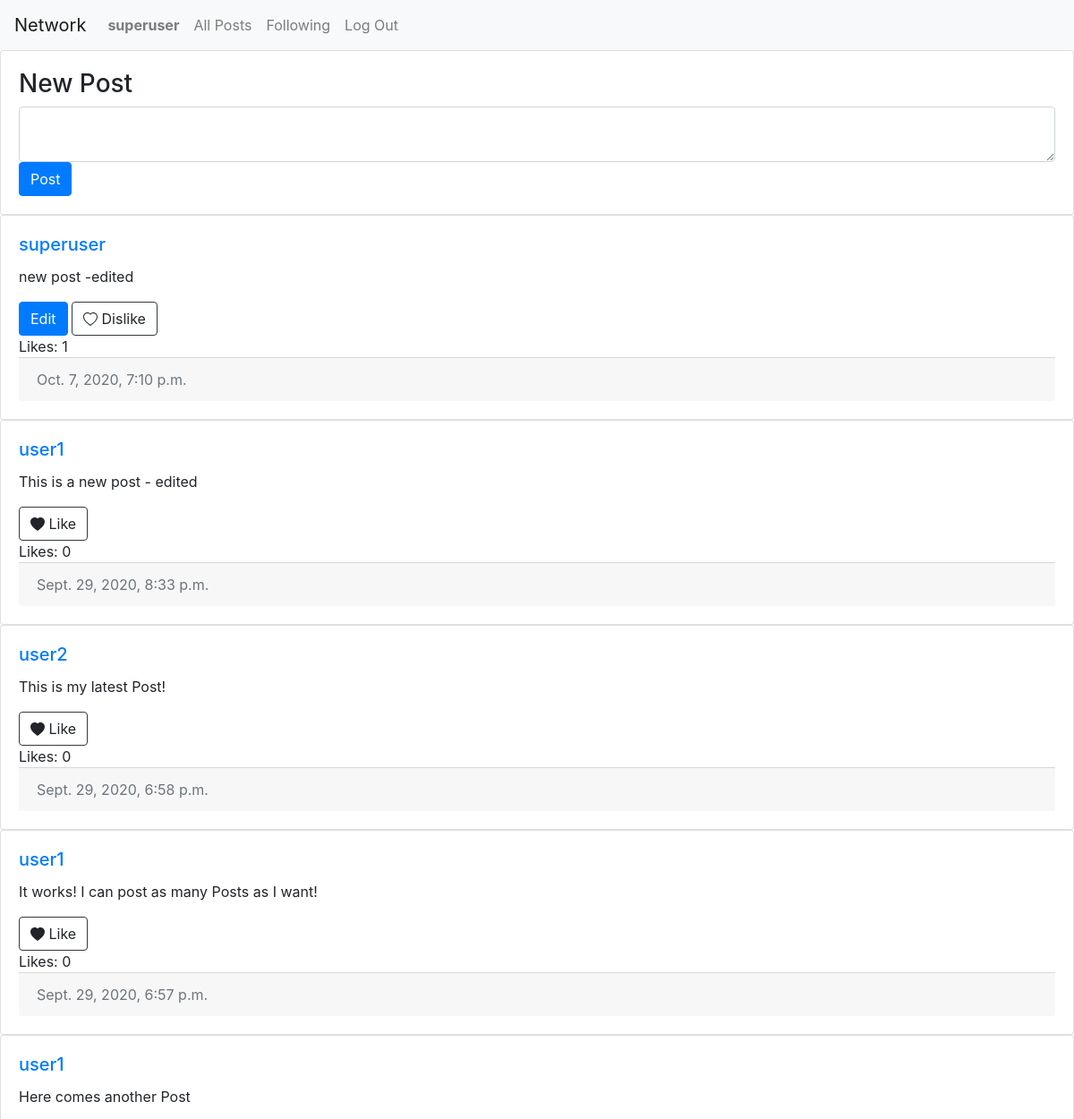
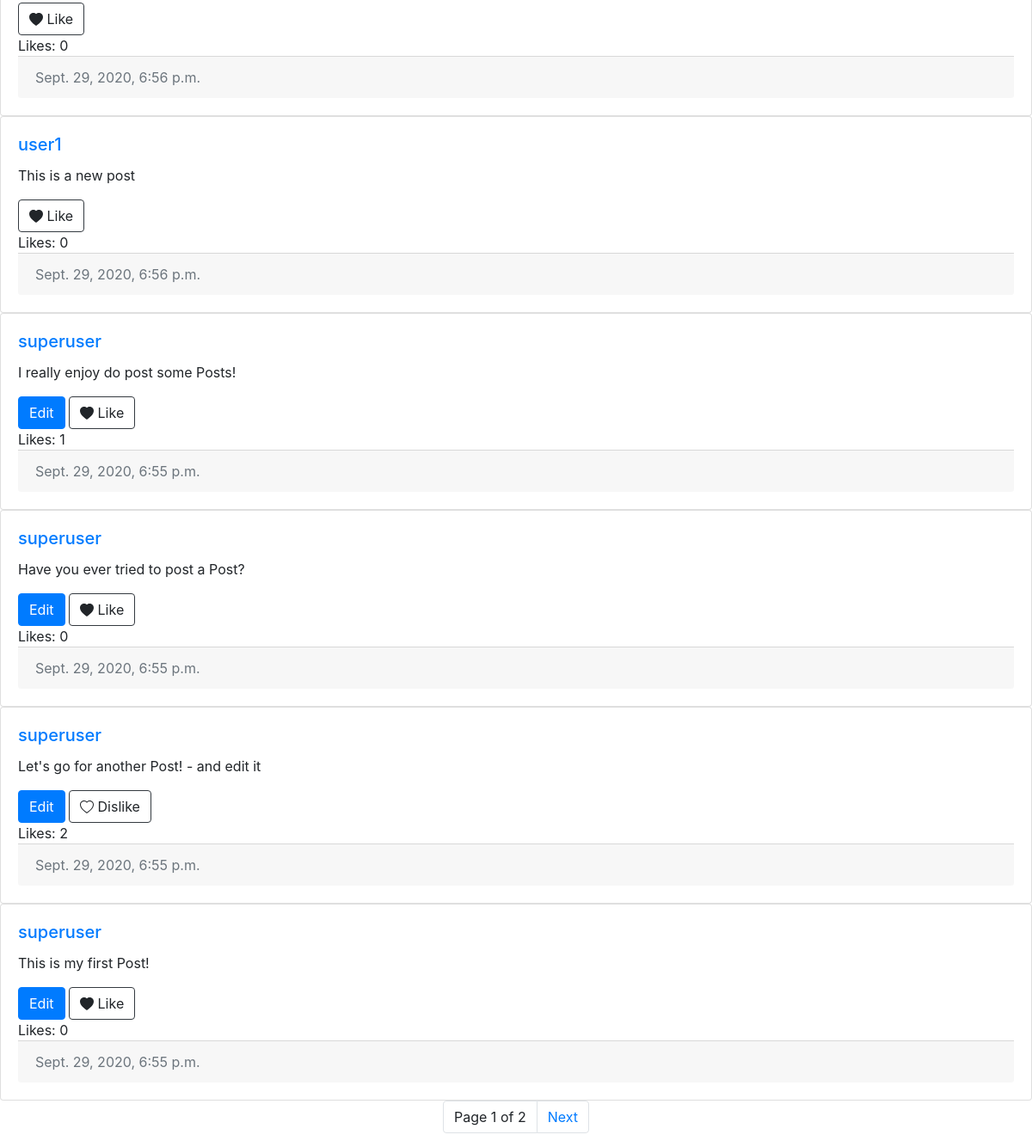
The app's page / (signed in) with its own data (2 pictures, top to bottom).
### network/models.py (models this page shows, shortened)
class User(AbstractUser):
    pass

class Post(models.Model):
    text = models.TextField()
    user = models.ForeignKey(
        "User", on_delete=models.CASCADE, related_name="posts")
    created_at = models.DateTimeField(auto_now_add=True)
    likes = models.ManyToManyField(
        "User", blank=True, related_name="likes")

### network/views.py (the view)
# urls.py: path("", views.index, name="index"),
def index(request):
    posts = Post.objects.all()
    posts = posts.order_by("-created_at")
    posts = pagination(request, posts)
    return render(request, "network/index.html", {
        "posts": posts
    })

### network/views.py (called while the page is built)
def pagination(request, list):
    paginator = Paginator(list, 10)
    page_number = request.GET.get('page')
    paginatedList = paginator.get_page(page_number)
    return paginatedList

### network/templates/network/index.html (shortened to what this page needs)
{% extends "network/layout.html" %} {% load static %} {% block body %}
<div id="posts">
    {% if user.is_authenticated %}
    <div class="card">
        <div class="card-body">
        <h3>New Post</h3>
        <form id="compose-form" onsubmit="create_post();return false;">
            <textarea class="form-control" id="post-text"></textarea>
            <input type="submit" class="btn btn-primary" value="Post" />
        </form>
        </div>
    </div>
    {% endif %}
    {% for post in posts %}
    <div  class="card">
        <div class="card-body">
            <h5 class="card-title">
                <a id="author" href="{% url 'profile' post.user.username %}">{{ post.user }}</a>
            </h5>
            <p id="{{post.id}}" class="card-text">{{ post.text }}</p>
            {% if user.is_authenticated %}
                {% if post.user == user %}
                <button type="buton" id="edit" class="btn btn-primary" data-post="{{ post.id }}" onclick="update_post(event)">Edit</button>
                {% endif %}
            {% if request.user in post.likes.all %}
                <a id="dislike-{{ post.id }}" data-post="{{ post.id }}" class="btn btn-outline-dark" onclick="like(event)">
                     Dislike
                </a>
            {% else %}
                <a id="like-{{ post.id }}" data-post="{{ post.id }}" class="btn btn-outline-dark" onclick="like(event)">
                    <svg width="1em" height="1em" viewBox="0 0 16 16" class="bi bi-heart-fill"
                                fill="currentColor" xmlns="http://www.w3.org/2000/svg">
                                <path fill-rule="evenodd"
                                d="M8 1.314C12.438-3.248 23.534 4.735 8 15-7.534 4.736 3.562-3.248 8 1.314z"
                                />
                    </svg> Like
                </a>
            {% endif %}
            {% endif %}
            <div id="likes-{{ post.id }}">Likes: {{ post.likes.count }}</div>
            <div class="card-footer text-muted">{{ post.created_at }}</div>
        </div>
    </div>
    {% empty %}
        <div class="alert alert-info" role="alert">There are currently no posts available!</div>
    {% endfor %}
    <ul class="pagination justify-content-center">
        <li class="page-item"><a class="page-link">Page {{ posts.number }} of {{ posts.paginator.num_pages }}</a></li>
        {% if posts.has_next %}
            <li class="page-item">
            <a class="page-link" href="?page={{ posts.next_page_number }}">Next</a>
            </li>
        {% endif %}
    </ul>
</div>
{% endblock %}

### network/templates/network/layout.html (shortened to what this page needs)
{% load static %}
<!DOCTYPE html>
<html lang="en">
    <head>
        <link rel="stylesheet" href="https://stackpath.bootstrapcdn.com/bootstrap/4.4.1/css/bootstrap.min.css">
        <link href="{% static 'network/styles.css' %}" rel="stylesheet">
    </head>
    <body>
        <nav class="navbar navbar-expand-lg navbar-light bg-light">
            <a class="navbar-brand" href="#">Network</a>
            <div>
              <ul class="navbar-nav mr-auto">
                {% if user.is_authenticated %}
                    <li class="nav-item">
                        <a id="profile-button" class="nav-link" data-user="{{ user.username }}" href="{% url 'profile' user.username %}"><strong>{{ user.username }}</strong></a>
                    </li>
                {% endif %}
                <li class="nav-item">
                  <a id="all-button" class="nav-link" href="{% url 'index' %}" >All Posts</a>
                </li>
                {% if user.is_authenticated %}
                    <li class="nav-item">
                        <a id="following-button" class="nav-link" href="{% url 'following' %}">Following</a>
                    </li>
                    <li class="nav-item">
                        <a class="nav-link" href="{% url 'logout' %}">Log Out</a>
                    </li>
                {% endif %}
              </ul>
            </div>
          </nav>
        <div class="body">
            {% block body %}
            {% endblock %}
        </div>
    </body>
</html>

### records on screen
User: username "superuser"
Post: user "superuser", text "new post -edited", likes.count "1", created_at "Oct. 7, 2020, 7:10 p.m."
Post: user "user1", text "This is a new post - edited", likes.count "0", created_at "Sept. 29, 2020, 8:33 p.m."
Post: user "user2", text "This is my latest Post!", likes.count "0", created_at "Sept. 29, 2020, 6:58 p.m."
Post: user "user1", text "It works! I can post as many Posts as I want!", likes.count "0", created_at "Sept. 29, 2020, 6:57 p.m."
Post: user "user1", text "Here comes another Post", likes.count "0", created_at "Sept. 29, 2020, 6:56 p.m."
Post: user "user1", text "This is a new post", likes.count "0", created_at "Sept. 29, 2020, 6:56 p.m."
Post: user "superuser", text "I really enjoy do post some Posts!", likes.count "1", created_at "Sept. 29, 2020, 6:55 p.m."
Post: user "superuser", text "Have you ever tried to post a Post?", likes.count "0", created_at "Sept. 29, 2020, 6:55 p.m."
Post: user "superuser", text "Let's go for another Post! - and edit it", likes.count "2", created_at "Sept. 29, 2020, 6:55 p.m."
Post: user "superuser", text "This is my first Post!", likes.count "0", created_at "Sept. 29, 2020, 6:55 p.m."

### other values on screen
{{ posts.number }} "1"
{{ posts.paginator.num_pages }} "2"
